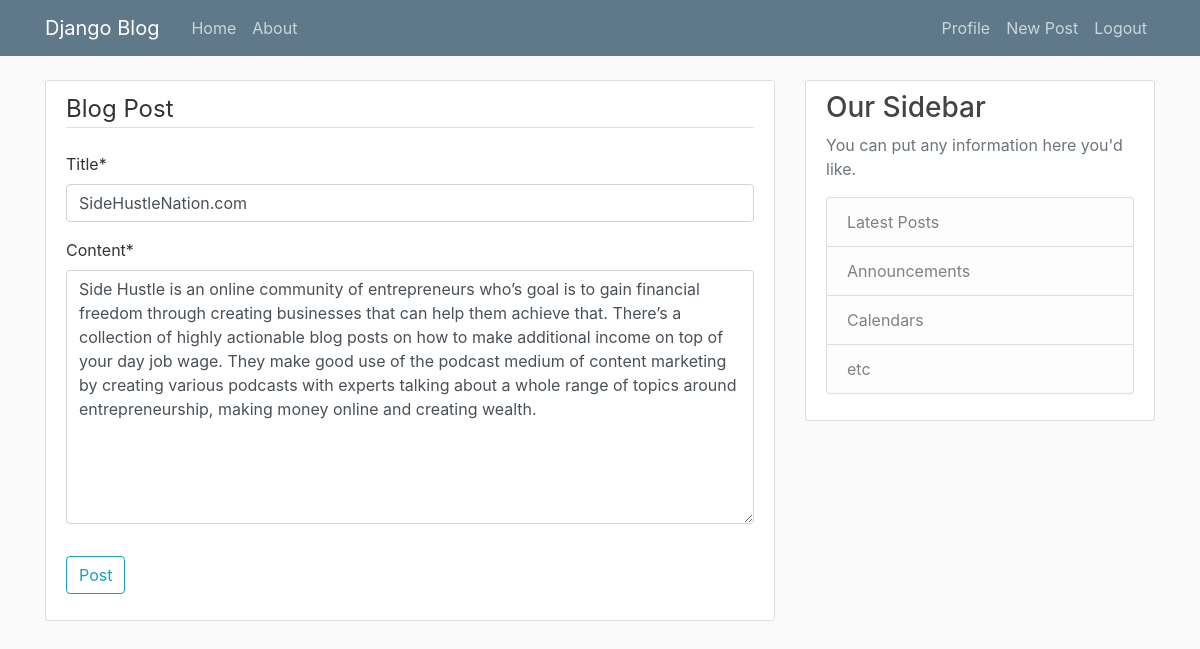
/post/19/update (signed in), run on the app's committed database.
### blogg/models.py (models this page shows, shortened)
class Post(models.Model):
    title= models.CharField(max_length=100)
    content= models.TextField()
    date_posted= models.DateTimeField(default= timezone.now)
    author= models.ForeignKey(User, on_delete=models.CASCADE)

### blogg/views.py (the view, shortened to what this page needs)
# urls.py: path('post/<int:pk>/update', PostUpdateView.as_view(), name= 'post-update'),
class PostUpdateView(LoginRequiredMixin, UserPassesTestMixin, UpdateView):
    model= Post
    fields= ['title', 'content']
    def test_func(self):
        post= self.get_object()
        if self.request.user == post.author:
            return True
        return False

### blogg/templates/blogg/post_form.html (shortened to what this page needs)
{% extends 'blogg/base.html' %}
{%load crispy_forms_tags %}
{% block content %}
<div class="content-section">
    <form action="" method="POST">
        <fieldset class="form-group">
            <legend class="border-bottom mb-4">Blog Post</legend>
                {{ form|crispy }}
        </fieldset>
        <div class="form-group">
            <button class="btn btn-outline-info" type="submit">Post</button>
        </div>
    </form>
</div>
{% endblock content %}

### blogg/static/blogg/main.css (style rules this page uses)
body { background: #fafafa; color: #333333; margin-top: 5rem; }
.content-section { background: #ffffff; padding: 10px 20px; border: 1px solid #dddddd; border-radius: 3px; margin-bottom: 20px; }

### data on the page
Post: title "SideHustleNation.com", content "Side Hustle is an online community of entrepreneurs who’s goal is to gain financial freedom through creating businesses that can help them achieve that. There’s a collection of highly actionable blog posts on how to make additional income on top of your day job wage. They make good use of the podcast medium of content marketing by creating various podcasts with experts talking about a whole range of topics around entrepreneurship, making money online and creating wealth."
